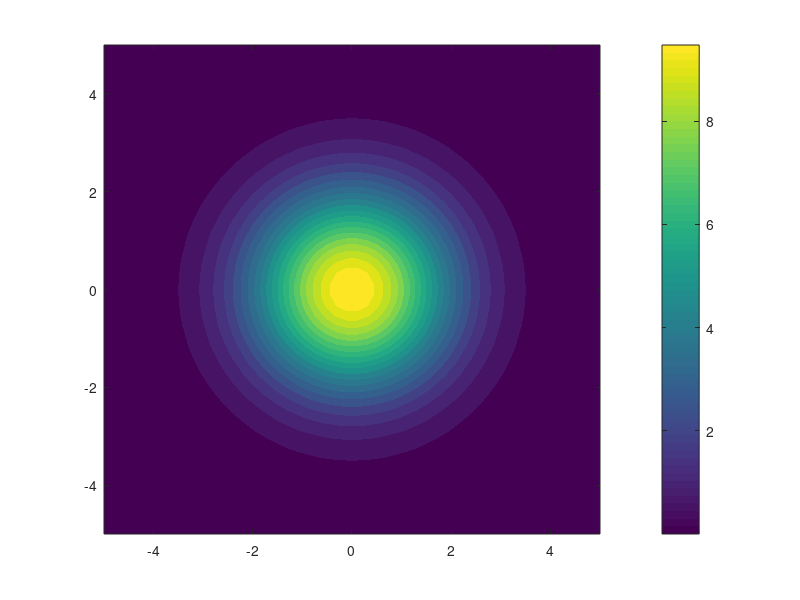
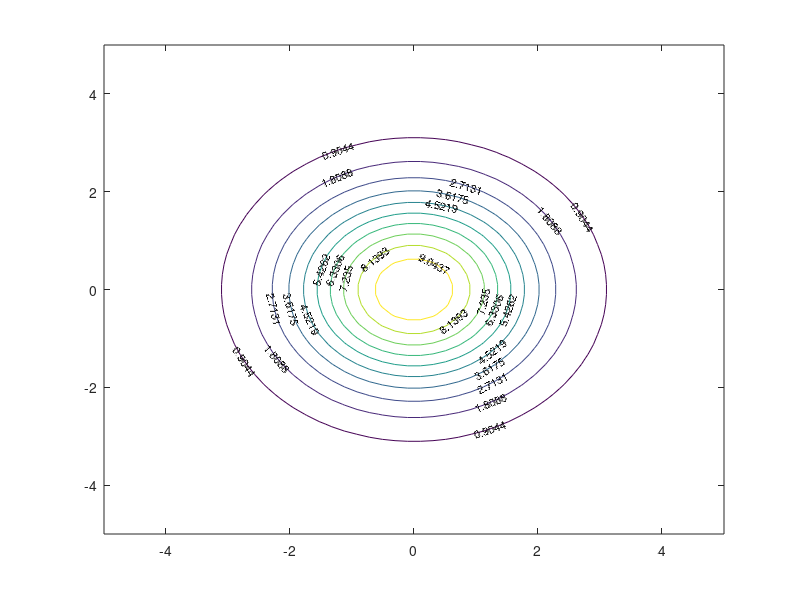
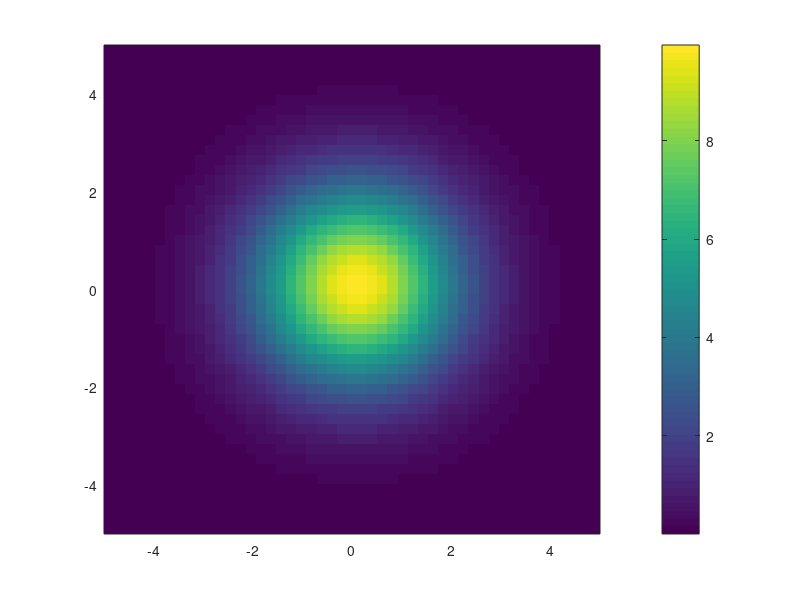
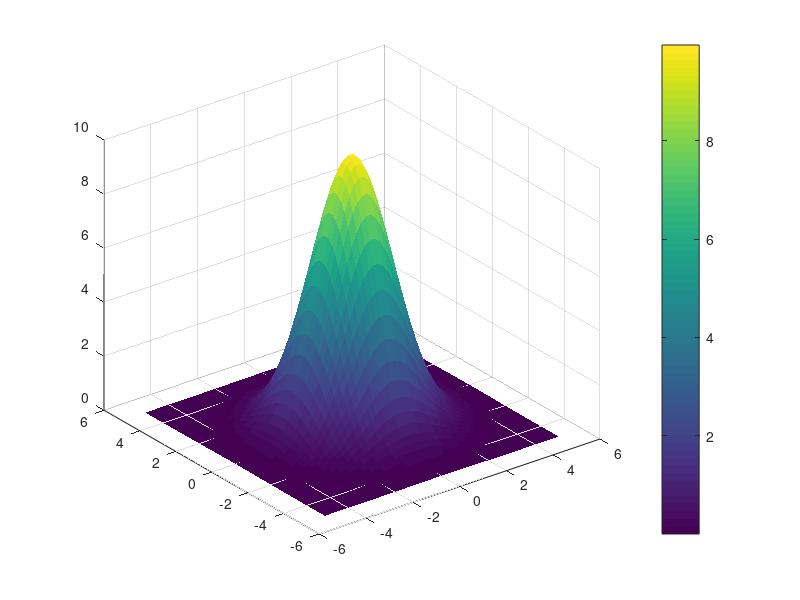

MATLAB code for these plots, in order: (Note: this script raises an error after producing the figures.)
%TEST_CONTOUR_FEATURES  Test contour/heatmap data workflows and edge cases.
%
%   Creates synthetic XYZ datasets, loads via parser.importCSV, and
%   validates the data is suitable for contour plotting. Also tests
%   the gridding/interpolation pipeline that generateContour() uses.
%
%   Run:
%       run tests/test_contour_features
%       runAllTests(Group="contour")

clear; clc;
fprintf('\n=== Contour / Heatmap Feature Tests ===\n\n');

ROOT = fileparts(fileparts(fileparts(mfilename('fullpath'))));
addpath(ROOT);

tmpDir = fullfile(tempdir, sprintf('contour_test_%s', datestr(now, 'yyyymmdd_HHMMSS')));
mkdir(tmpDir);
cleanupDir = onCleanup(@() rmdir(tmpDir, 's'));

passed = 0;
failed = 0;

% ═════════════════════════════════════════════════════════════════════
%  Generate Synthetic Datasets
% ═════════════════════════════════════════════════════════════════════

% Dataset 1: 2D Gaussian peak on regular grid (XYZ columns)
fprintf('Generating synthetic datasets...\n');
[Xg, Yg] = meshgrid(linspace(-5, 5, 50), linspace(-5, 5, 50));
Zg = 10 * exp(-(Xg.^2 + Yg.^2) / 4);
f1 = fullfile(tmpDir, 'gaussian_peak_grid.csv');
fid = fopen(f1, 'w');
fprintf(fid, 'X,Y,Intensity\n');
for ri = 1:size(Xg, 1)
    for ci = 1:size(Xg, 2)
        fprintf(fid, '%.4f,%.4f,%.6f\n', Xg(ri,ci), Yg(ri,ci), Zg(ri,ci));
    end
end
fclose(fid);

% Dataset 2: Scattered (non-gridded) XYZ data — random sampling of a surface
rng(42);  % reproducible
nPts = 300;
xScatter = 10*rand(nPts,1) - 5;
yScatter = 10*rand(nPts,1) - 5;
zScatter = sin(xScatter) .* cos(yScatter) + 0.1*randn(nPts,1);
f2 = fullfile(tmpDir, 'scattered_sincos.csv');
fid = fopen(f2, 'w');
fprintf(fid, 'X_pos,Y_pos,Signal\n');
for ri = 1:nPts
    fprintf(fid, '%.4f,%.4f,%.6f\n', xScatter(ri), yScatter(ri), zScatter(ri));
end
fclose(fid);

% Dataset 3: XRD reciprocal space map (Omega vs 2Theta vs Intensity)
% Simulates a Bragg peak with some spreading
nOmega = 40;
n2Theta = 60;
omega = linspace(30, 32, nOmega);
twoTheta = linspace(60, 64, n2Theta);
[Om, TT] = meshgrid(omega, twoTheta);
% Gaussian peak at (31.0, 62.0)
RSM = 1000 * exp(-((Om-31).^2/0.2 + (TT-62).^2/0.8));
RSM = RSM + 10 + 5*randn(size(RSM));  % background + noise
RSM(RSM < 0) = 0;
f3 = fullfile(tmpDir, 'xrd_rsm.csv');
fid = fopen(f3, 'w');
fprintf(fid, 'Omega_deg,TwoTheta_deg,Intensity_cps\n');
for ri = 1:size(Om, 1)
    for ci = 1:size(Om, 2)
        fprintf(fid, '%.4f,%.4f,%.2f\n', Om(ri,ci), TT(ri,ci), RSM(ri,ci));
    end
end
fclose(fid);

% Dataset 4: Very sparse data (edge case — only 5 points)
f4 = fullfile(tmpDir, 'sparse_xyz.csv');
fid = fopen(f4, 'w');
fprintf(fid, 'X,Y,Z\n');
fprintf(fid, '0,0,1\n1,0,2\n0,1,3\n1,1,4\n0.5,0.5,5\n');
fclose(fid);

% Dataset 5: Data with NaN values
f5 = fullfile(tmpDir, 'xyz_with_nans.csv');
fid = fopen(f5, 'w');
fprintf(fid, 'X,Y,Z\n');
for ri = 1:100
    xv = rand*10; yv = rand*10; zv = xv + yv;
    if mod(ri, 10) == 0
        zv = NaN;
    end
    fprintf(fid, '%.4f,%.4f,%.4f\n', xv, yv, zv);
end
fclose(fid);

fprintf('  Created 5 test datasets in %s\n\n', tmpDir);

% ═════════════════════════════════════════════════════════════════════
%  TEST 1: Parse 3-column CSV files correctly
% ═════════════════════════════════════════════════════════════════════
fprintf('== TEST 1: Parse gridded Gaussian peak CSV ==\n');
try
    d = parser.importCSV(f1);
    assert(numel(d.labels) >= 2, 'Should have at least 2 Y columns (Y + Intensity)');
    assert(numel(d.time) == 2500, 'Should have 50x50 = 2500 rows');
    fprintf('  Loaded: %d rows, %d columns (%s)\n', ...
        numel(d.time), numel(d.labels), strjoin(d.labels, ', '));
    fprintf('  PASS\n'); passed = passed + 1;
catch ME
    fprintf('  FAIL: %s\n', ME.message); failed = failed + 1;
end

% ═════════════════════════════════════════════════════════════════════
%  TEST 2: Parse scattered data
% ═════════════════════════════════════════════════════════════════════
fprintf('== TEST 2: Parse scattered sin*cos CSV ==\n');
try
    d = parser.importCSV(f2);
    assert(numel(d.time) == 300, 'Should have 300 rows');
    fprintf('  Loaded: %d rows, columns: %s\n', ...
        numel(d.time), strjoin(d.labels, ', '));
    fprintf('  PASS\n'); passed = passed + 1;
catch ME
    fprintf('  FAIL: %s\n', ME.message); failed = failed + 1;
end

% ═════════════════════════════════════════════════════════════════════
%  TEST 3: Gridding via scatteredInterpolant
% ═════════════════════════════════════════════════════════════════════
fprintf('== TEST 3: Grid scattered data via scatteredInterpolant ==\n');
try
    nGrid = 50;
    xLin = linspace(min(xScatter), max(xScatter), nGrid);
    yLin = linspace(min(yScatter), max(yScatter), nGrid);
    [XG, YG] = meshgrid(xLin, yLin);
    F = scatteredInterpolant(xScatter, yScatter, zScatter, 'linear', 'none');
    ZG = F(XG, YG);
    assert(all(size(ZG) == [nGrid nGrid]), 'Grid should be 50x50');
    nNaN = sum(isnan(ZG(:)));
    fprintf('  Grid: %dx%d, NaN count: %d (%.1f%%)\n', nGrid, nGrid, nNaN, 100*nNaN/numel(ZG));
    assert(nNaN < numel(ZG)*0.5, 'Less than 50%% should be NaN');
    fprintf('  PASS\n'); passed = passed + 1;
catch ME
    fprintf('  FAIL: %s\n', ME.message); failed = failed + 1;
end

% ═════════════════════════════════════════════════════════════════════
%  TEST 4: Contourf on gridded data
% ═════════════════════════════════════════════════════════════════════
fprintf('== TEST 4: contourf on Gaussian peak grid ==\n');
try
    testFig = figure('Visible', 'off');
    testAx = axes(testFig);
    contourf(testAx, Xg, Yg, Zg, 20, 'LineStyle', 'none');
    colorbar(testAx);
    colormap(testAx, parula(256));
    title(testAx, 'Gaussian Peak Contour');
    % Verify the plot was created
    children = testAx.Children;
    assert(~isempty(children), 'Axes should have contour children');
    close(testFig);
    fprintf('  PASS\n'); passed = passed + 1;
catch ME
    fprintf('  FAIL: %s\n', ME.message); failed = failed + 1;
    try close(testFig); catch; end
end

% ═════════════════════════════════════════════════════════════════════
%  TEST 5: Contour lines with labels
% ═════════════════════════════════════════════════════════════════════
fprintf('== TEST 5: Labeled contour lines ==\n');
try
    testFig = figure('Visible', 'off');
    testAx = axes(testFig);
    [C, h] = contour(testAx, Xg, Yg, Zg, 10);
    clabel(C, h, 'FontSize', 8);
    assert(~isempty(h), 'Contour handle should not be empty');
    close(testFig);
    fprintf('  PASS\n'); passed = passed + 1;
catch ME
    fprintf('  FAIL: %s\n', ME.message); failed = failed + 1;
    try close(testFig); catch; end
end

% ═════════════════════════════════════════════════════════════════════
%  TEST 6: pcolor (pseudocolor)
% ═════════════════════════════════════════════════════════════════════
fprintf('== TEST 6: pcolor (pseudocolor) ==\n');
try
    testFig = figure('Visible', 'off');
    testAx = axes(testFig);
    pcolor(testAx, Xg, Yg, Zg);
    shading(testAx, 'flat');
    colorbar(testAx);
    assert(~isempty(testAx.Children), 'pcolor should create surface object');
    close(testFig);
    fprintf('  PASS\n'); passed = passed + 1;
catch ME
    fprintf('  FAIL: %s\n', ME.message); failed = failed + 1;
    try close(testFig); catch; end
end

% ═════════════════════════════════════════════════════════════════════
%  TEST 7: surf (3D surface)
% ═════════════════════════════════════════════════════════════════════
fprintf('== TEST 7: 3D surface plot ==\n');
try
    testFig = figure('Visible', 'off');
    testAx = axes(testFig);
    surf(testAx, Xg, Yg, Zg, 'EdgeColor', 'none');
    colorbar(testAx);
    view(testAx, -37.5, 30);
    assert(~isempty(testAx.Children), 'surf should create surface object');
    close(testFig);
    fprintf('  PASS\n'); passed = passed + 1;
catch ME
    fprintf('  FAIL: %s\n', ME.message); failed = failed + 1;
    try close(testFig); catch; end
end

% ═════════════════════════════════════════════════════════════════════
%  TEST 8: RSM data — XRD reciprocal space map
% ═════════════════════════════════════════════════════════════════════
fprintf('== TEST 8: XRD RSM contour from CSV ==\n');
try
    d = parser.importCSV(f3);
    assert(numel(d.time) == nOmega * n2Theta, ...
        sprintf('Should have %d rows', nOmega * n2Theta));
    % Extract columns and grid
    xV = d.time;  % Omega
    yV = d.values(:,1);  % TwoTheta
    zV = d.values(:,2);  % Intensity
    nG = 80;
    xL = linspace(min(xV), max(xV), nG);
    yL = linspace(min(yV), max(yV), nG);
    [XG2, YG2] = meshgrid(xL, yL);
    F2 = scatteredInterpolant(xV, yV, zV, 'linear', 'none');
    ZG2 = F2(XG2, YG2);
    testFig = figure('Visible', 'off');
    testAx = axes(testFig);
    contourf(testAx, XG2, YG2, log10(max(ZG2, 1)), 20, 'LineStyle', 'none');
    colorbar(testAx);
    xlabel(testAx, '\omega (°)'); ylabel(testAx, '2\theta (°)');
    title(testAx, 'RSM (log_{10} intensity)');
    close(testFig);
    fprintf('  Peak intensity: %.1f cps at grid center\n', max(zV));
    fprintf('  PASS\n'); passed = passed + 1;
catch ME
    fprintf('  FAIL: %s\n', ME.message); failed = failed + 1;
    try close(testFig); catch; end
end

% ═════════════════════════════════════════════════════════════════════
%  TEST 9: Sparse data (5 points) — edge case
% ═════════════════════════════════════════════════════════════════════
fprintf('== TEST 9: Sparse data (5 points) gridding ==\n');
try
    d = parser.importCSV(f4);
    xV = d.time; yV = d.values(:,1); zV = d.values(:,2);
    assert(numel(xV) == 5, 'Should have 5 rows');
    % griddata should still work with 5 points
    nG = 20;
    xL = linspace(min(xV), max(xV), nG);
    yL = linspace(min(yV), max(yV), nG);
    [XG3, YG3] = meshgrid(xL, yL);
    ZG3 = griddata(xV, yV, zV, XG3, YG3, 'linear'); %#ok<GRIDD>
    assert(any(~isnan(ZG3(:))), 'At least some grid points should be valid');
    fprintf('  Gridded 5 points to %dx%d: %d valid cells\n', nG, nG, sum(~isnan(ZG3(:))));
    fprintf('  PASS\n'); passed = passed + 1;
catch ME
    fprintf('  FAIL: %s\n', ME.message); failed = failed + 1;
end

% ═════════════════════════════════════════════════════════════════════
%  TEST 10: Data with NaN values — filtered before gridding
% ═════════════════════════════════════════════════════════════════════
fprintf('== TEST 10: NaN filtering before gridding ==\n');
try
    d = parser.importCSV(f5);
    xV = d.time; yV = d.values(:,1); zV = d.values(:,2);
    nBefore = numel(xV);
    valid = ~isnan(xV) & ~isnan(yV) & ~isnan(zV);
    xV = xV(valid); yV = yV(valid); zV = zV(valid);
    nAfter = numel(xV);
    fprintf('  Before: %d rows, After NaN removal: %d rows\n', nBefore, nAfter);
    assert(nAfter < nBefore, 'Some rows should have been removed');
    assert(nAfter >= 4, 'Should have enough for gridding');
    % Grid
    nG = 30;
    xL = linspace(min(xV), max(xV), nG);
    yL = linspace(min(yV), max(yV), nG);
    [XG4, YG4] = meshgrid(xL, yL);
    F4 = scatteredInterpolant(xV, yV, zV, 'linear', 'none');
    ZG4 = F4(XG4, YG4);
    assert(any(~isnan(ZG4(:))), 'Grid should have valid values');
    fprintf('  PASS\n'); passed = passed + 1;
catch ME
    fprintf('  FAIL: %s\n', ME.message); failed = failed + 1;
end

% ═════════════════════════════════════════════════════════════════════
%  TEST 11: Multiple colormaps work
% ═════════════════════════════════════════════════════════════════════
fprintf('== TEST 11: Colormap compatibility ==\n');
try
    cmaps = {'parula','hot','jet','turbo','gray','bone','copper'};
    testFig = figure('Visible', 'off');
    testAx = axes(testFig);
    contourf(testAx, Xg, Yg, Zg, 10);
    allOk = true;
    for ci = 1:numel(cmaps)
        try
            cmapFcn = str2func(cmaps{ci});
            colormap(testAx, cmapFcn(256));
        catch
            fprintf('  WARNING: colormap %s not available\n', cmaps{ci});
            allOk = false;
        end
    end
    close(testFig);
    if allOk
        fprintf('  All %d colormaps work\n', numel(cmaps));
        fprintf('  PASS\n'); passed = passed + 1;
    else
        fprintf('  PASS (with warnings)\n'); passed = passed + 1;
    end
catch ME
    fprintf('  FAIL: %s\n', ME.message); failed = failed + 1;
    try close(testFig); catch; end
end

% ═════════════════════════════════════════════════════════════════════
%  TEST 12: Full pipeline — CSV → parse → grid → contour → export
% ═════════════════════════════════════════════════════════════════════
fprintf('== TEST 12: Full CSV → contour → PNG export pipeline ==\n');
try
    d = parser.importCSV(f1);
    xV = d.time; yV = d.values(:,1); zV = d.values(:,2);
    valid = ~isnan(xV) & ~isnan(yV) & ~isnan(zV);
    xV = xV(valid); yV = yV(valid); zV = zV(valid);

    nG = 100;
    xL = linspace(min(xV), max(xV), nG);
    yL = linspace(min(yV), max(yV), nG);
    [XG5, YG5] = meshgrid(xL, yL);
    F5 = scatteredInterpolant(xV, yV, zV, 'linear', 'none');
    ZG5 = F5(XG5, YG5);

    testFig = figure('Visible', 'off', 'Units', 'inches', 'Position', [2 2 6 5]);
    testAx = axes(testFig);
    contourf(testAx, XG5, YG5, ZG5, 20, 'LineStyle', 'none');
    colorbar(testAx);
    colormap(testAx, parula(256));
    xlabel(testAx, 'X'); ylabel(testAx, 'Y');
    title(testAx, 'Gaussian Peak (Contour)');
    testAx.FontSize = 11; testAx.Box = 'on';

    % Export to PNG
    outPng = fullfile(tmpDir, 'contour_test.png');
    exportgraphics(testAx, outPng, 'Resolution', 150);
    assert(isfile(outPng), 'PNG should exist');
    info = imfinfo(outPng);
    fprintf('  Exported: %dx%d px PNG\n', info.Width, info.Height);
    close(testFig);
    fprintf('  PASS\n'); passed = passed + 1;
catch ME
    fprintf('  FAIL: %s\n', ME.message); failed = failed + 1;
    try close(testFig); catch; end
end

% ═════════════════════════════════════════════════════════════════════
%  SUMMARY
% ═════════════════════════════════════════════════════════════════════
fprintf('\n──────────────────────────────────────────────────────────────\n');
fprintf('Contour Feature Tests: %d passed, %d failed (of %d)\n', ...
    passed, failed, passed + failed);
fprintf('──────────────────────────────────────────────────────────────\n');

if failed > 0
    error('test_contour_features:failures', '%d test(s) FAILED', failed);
end
